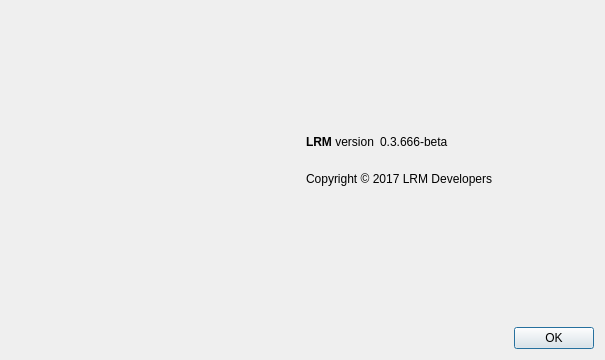
<?xml version="1.0" encoding="UTF-8"?>
<ui version="4.0">
 <class>AboutDialog</class>
 <widget class="QDialog" name="AboutDialog">
  <property name="geometry">
   <rect>
    <x>0</x>
    <y>0</y>
    <width>605</width>
    <height>360</height>
   </rect>
  </property>
  <property name="windowTitle">
   <string>About LRM</string>
  </property>
  <layout class="QGridLayout" name="gridLayout" columnstretch="5,5">
   <item row="0" column="0">
    <widget class="QLabel" name="label_4">
     <property name="sizePolicy">
      <sizepolicy hsizetype="Preferred" vsizetype="Ignored">
       <horstretch>0</horstretch>
       <verstretch>0</verstretch>
      </sizepolicy>
     </property>
     <property name="pixmap">
      <pixmap resource="../bitcoin.qrc">:/images/about</pixmap>
     </property>
    </widget>
   </item>
   <item row="0" column="1">
    <layout class="QVBoxLayout" name="verticalLayout_2">
     <item>
      <spacer name="verticalSpacer_2">
       <property name="orientation">
        <enum>Qt::Vertical</enum>
       </property>
       <property name="sizeHint" stdset="0">
        <size>
         <width>20</width>
         <height>40</height>
        </size>
       </property>
      </spacer>
     </item>
     <item>
      <layout class="QHBoxLayout" name="horizontalLayout">
       <item>
        <widget class="QLabel" name="label">
         <property name="cursor">
          <cursorShape>IBeamCursor</cursorShape>
         </property>
         <property name="text">
          <string>&lt;b&gt;LRM&lt;/b&gt; version</string>
         </property>
         <property name="textInteractionFlags">
          <set>Qt::LinksAccessibleByMouse|Qt::TextSelectableByKeyboard|Qt::TextSelectableByMouse</set>
         </property>
        </widget>
       </item>
       <item>
        <widget class="QLabel" name="versionLabel">
         <property name="cursor">
          <cursorShape>IBeamCursor</cursorShape>
         </property>
         <property name="text">
          <string notr="true">0.3.666-beta</string>
         </property>
         <property name="textInteractionFlags">
          <set>Qt::LinksAccessibleByMouse|Qt::TextSelectableByKeyboard|Qt::TextSelectableByMouse</set>
         </property>
        </widget>
       </item>
       <item>
        <spacer name="horizontalSpacer">
         <property name="orientation">
          <enum>Qt::Horizontal</enum>
         </property>
         <property name="sizeHint" stdset="0">
          <size>
           <width>40</width>
           <height>20</height>
          </size>
         </property>
        </spacer>
       </item>
      </layout>
     </item>
     <item>
      <widget class="QLabel" name="copyrightLabel">
       <property name="cursor">
        <cursorShape>IBeamCursor</cursorShape>
       </property>
       <property name="text">
        <string>
Copyright © 2017 LRM Developers
</string>
       </property>
       <property name="textInteractionFlags">
        <set>Qt::LinksAccessibleByMouse|Qt::TextSelectableByKeyboard|Qt::TextSelectableByMouse</set>
       </property>
      </widget>
     </item>
     <item>
      <spacer name="verticalSpacer">
       <property name="orientation">
        <enum>Qt::Vertical</enum>
       </property>
       <property name="sizeHint" stdset="0">
        <size>
         <width>20</width>
         <height>40</height>
        </size>
       </property>
      </spacer>
     </item>
     <item>
      <widget class="QDialogButtonBox" name="buttonBox">
       <property name="orientation">
        <enum>Qt::Horizontal</enum>
       </property>
       <property name="standardButtons">
        <set>QDialogButtonBox::Ok</set>
       </property>
      </widget>
     </item>
    </layout>
   </item>
  </layout>
 </widget>
 <resources>
  <include location="../bitcoin.qrc"/>
 </resources>
 <connections>
  <connection>
   <sender>buttonBox</sender>
   <signal>accepted()</signal>
   <receiver>AboutDialog</receiver>
   <slot>accept()</slot>
   <hints>
    <hint type="sourcelabel">
     <x>360</x>
     <y>308</y>
    </hint>
    <hint type="destinationlabel">
     <x>157</x>
     <y>274</y>
    </hint>
   </hints>
  </connection>
  <connection>
   <sender>buttonBox</sender>
   <signal>rejected()</signal>
   <receiver>AboutDialog</receiver>
   <slot>reject()</slot>
   <hints>
    <hint type="sourcelabel">
     <x>428</x>
     <y>308</y>
    </hint>
    <hint type="destinationlabel">
     <x>286</x>
     <y>274</y>
    </hint>
   </hints>
  </connection>
 </connections>
</ui>
